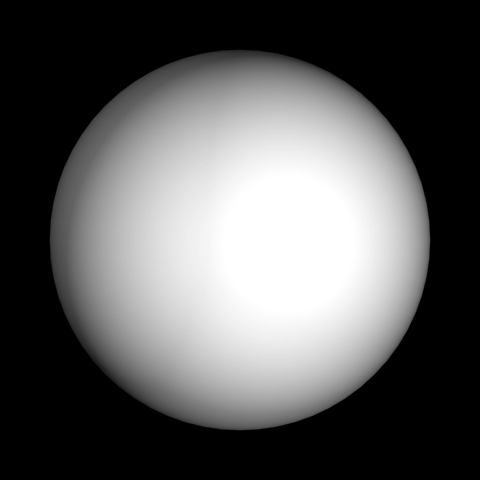
%> input picture HW5/hw5_rn2473/sphere0.png, 480 x 480 px
$ octave --eval "result = findSphere(imread('sphere0.png'));"   (GNU Octave 9; MATLAB toolbox functions it lacks are replaced by stand-ins)
%> lines starting %> are read from the running program, lines starting %| are printed output that depends on the picture; in (x1, y1, x2, y2) boxes, pixels count from 0 and x2, y2 are one past the last pixel; in counts of white or black regions, pixels touching at a corner belong together; the program's own positions count from 1
function [center, radius] = findSphere(img)

    bw_mask = im2bw(img, 0);
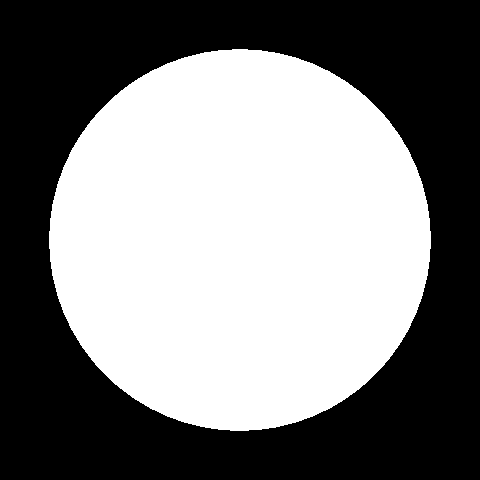
%> bw_mask: size 480x480 logical; 49.6% white; 1 white region, box (x1, y1, x2, y2) and area: (49, 49, 431, 431) 114325

    stats = regionprops('table',bw_mask,'Centroid',...
    'MajorAxisLength','MinorAxisLength');
%> stats = 1 region; Centroid, MajorAxisLength and MinorAxisLength: [240.5 240.5] 381.6 381.5

    center = stats.Centroid;
%> center = [240.5 240.5]
    diameter = mean([stats.MajorAxisLength stats.MinorAxisLength],2);
%> diameter = 381.5
    radius = diameter/2;
%> radius = 190.8
%> `result = findSphere(imread('sphere0.png'));`: result = [240.5 240.5]


end

$ run again, on HW5/hw5_rn2473/sphere3.png
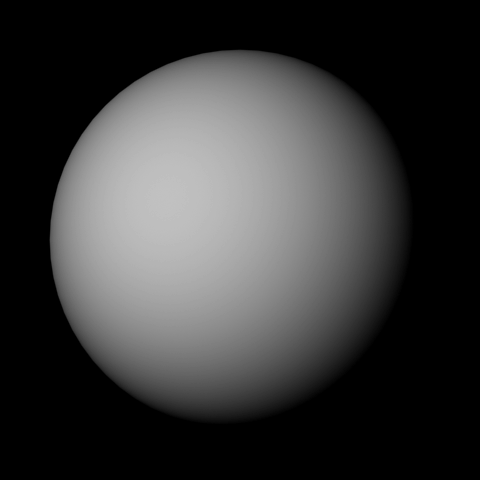
%> input picture HW5/hw5_rn2473/sphere3.png, 480 x 480 px
%> in findSphere, `bw_mask = im2bw(img, 0);`:
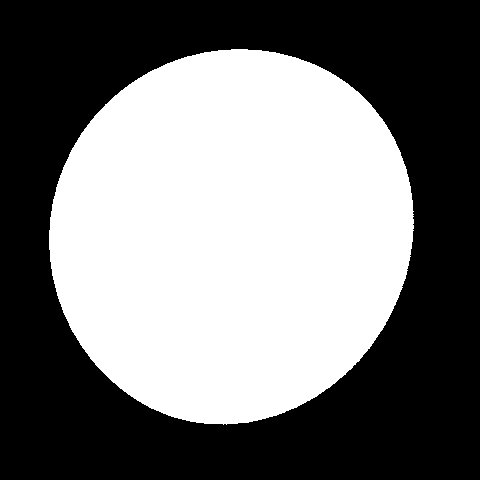
%> bw_mask: size 480x480 logical; 46.6% white; 1 white region, box (x1, y1, x2, y2) and area: (49, 49, 414, 425) 107260
%> stats = 1 region; Centroid, MajorAxisLength and MinorAxisLength: [231.9 235.6] 380.5 359
%> center = [231.9 235.6]
%> diameter = 369.7
%> radius = 184.9
%> result = [231.9 235.6]
